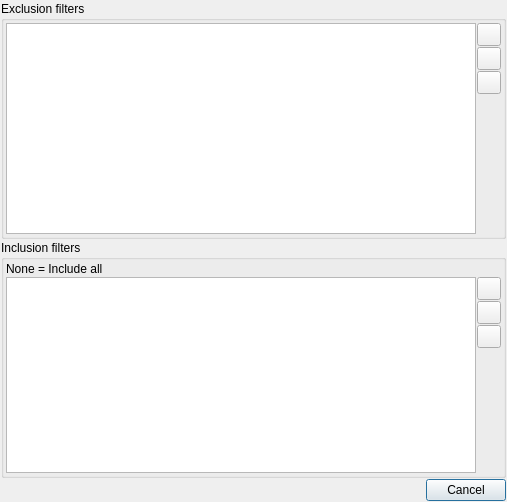
<?xml version="1.0" encoding="UTF-8"?>
<ui version="4.0">
 <class>Filters</class>
 <widget class="QDialog" name="Filters">
  <property name="geometry">
   <rect>
    <x>0</x>
    <y>0</y>
    <width>507</width>
    <height>502</height>
   </rect>
  </property>
  <property name="windowTitle">
   <string>Filters</string>
  </property>
  <property name="windowIcon">
   <iconset resource="copyEngineResources.qrc">
    <normaloff>:/CopyEngine/Ultracopier-Spec/resources/filter.png</normaloff>:/CopyEngine/Ultracopier-Spec/resources/filter.png</iconset>
  </property>
  <layout class="QVBoxLayout" name="verticalLayout">
   <property name="spacing">
    <number>1</number>
   </property>
   <property name="leftMargin">
    <number>1</number>
   </property>
   <property name="topMargin">
    <number>1</number>
   </property>
   <property name="rightMargin">
    <number>1</number>
   </property>
   <property name="bottomMargin">
    <number>1</number>
   </property>
   <item>
    <widget class="QGroupBox" name="groupBox">
     <property name="title">
      <string>Exclusion filters</string>
     </property>
     <layout class="QHBoxLayout" name="horizontalLayout_2">
      <property name="spacing">
       <number>1</number>
      </property>
      <property name="leftMargin">
       <number>2</number>
      </property>
      <property name="topMargin">
       <number>2</number>
      </property>
      <property name="rightMargin">
       <number>2</number>
      </property>
      <property name="bottomMargin">
       <number>2</number>
      </property>
      <item>
       <widget class="QListWidget" name="exclusion">
        <property name="selectionMode">
         <enum>QAbstractItemView::MultiSelection</enum>
        </property>
       </widget>
      </item>
      <item>
       <layout class="QVBoxLayout" name="verticalLayout_2">
        <item>
         <widget class="QToolButton" name="add_exclusion">
          <property name="icon">
           <iconset resource="copyEngineResources.qrc">
            <normaloff>:/CopyEngine/Ultracopier-Spec/resources/add.png</normaloff>:/CopyEngine/Ultracopier-Spec/resources/add.png</iconset>
          </property>
         </widget>
        </item>
        <item>
         <widget class="QToolButton" name="edit_exclusion">
          <property name="icon">
           <iconset resource="copyEngineResources.qrc">
            <normaloff>:/CopyEngine/Ultracopier-Spec/resources/edit.png</normaloff>:/CopyEngine/Ultracopier-Spec/resources/edit.png</iconset>
          </property>
         </widget>
        </item>
        <item>
         <widget class="QToolButton" name="remove_exclusion">
          <property name="icon">
           <iconset resource="copyEngineResources.qrc">
            <normaloff>:/CopyEngine/Ultracopier-Spec/resources/remove.png</normaloff>:/CopyEngine/Ultracopier-Spec/resources/remove.png</iconset>
          </property>
         </widget>
        </item>
        <item>
         <spacer name="verticalSpacer_2">
          <property name="orientation">
           <enum>Qt::Vertical</enum>
          </property>
          <property name="sizeHint" stdset="0">
           <size>
            <width>20</width>
            <height>40</height>
           </size>
          </property>
         </spacer>
        </item>
       </layout>
      </item>
     </layout>
    </widget>
   </item>
   <item>
    <widget class="QGroupBox" name="groupBox_2">
     <property name="title">
      <string>Inclusion filters</string>
     </property>
     <layout class="QVBoxLayout" name="verticalLayout_4">
      <property name="spacing">
       <number>1</number>
      </property>
      <property name="leftMargin">
       <number>2</number>
      </property>
      <property name="topMargin">
       <number>2</number>
      </property>
      <property name="rightMargin">
       <number>2</number>
      </property>
      <property name="bottomMargin">
       <number>2</number>
      </property>
      <item>
       <widget class="QLabel" name="label">
        <property name="text">
         <string>None = Include all</string>
        </property>
       </widget>
      </item>
      <item>
       <layout class="QHBoxLayout" name="horizontalLayout">
        <item>
         <widget class="QListWidget" name="inclusion">
          <property name="selectionMode">
           <enum>QAbstractItemView::MultiSelection</enum>
          </property>
         </widget>
        </item>
        <item>
         <layout class="QVBoxLayout" name="verticalLayout_3">
          <item>
           <widget class="QToolButton" name="add_inclusion">
            <property name="icon">
             <iconset resource="copyEngineResources.qrc">
              <normaloff>:/CopyEngine/Ultracopier-Spec/resources/add.png</normaloff>:/CopyEngine/Ultracopier-Spec/resources/add.png</iconset>
            </property>
           </widget>
          </item>
          <item>
           <widget class="QToolButton" name="edit_inclusion">
            <property name="icon">
             <iconset resource="copyEngineResources.qrc">
              <normaloff>:/CopyEngine/Ultracopier-Spec/resources/edit.png</normaloff>:/CopyEngine/Ultracopier-Spec/resources/edit.png</iconset>
            </property>
           </widget>
          </item>
          <item>
           <widget class="QToolButton" name="remove_inclusion">
            <property name="icon">
             <iconset resource="copyEngineResources.qrc">
              <normaloff>:/CopyEngine/Ultracopier-Spec/resources/remove.png</normaloff>:/CopyEngine/Ultracopier-Spec/resources/remove.png</iconset>
            </property>
           </widget>
          </item>
          <item>
           <spacer name="verticalSpacer">
            <property name="orientation">
             <enum>Qt::Vertical</enum>
            </property>
            <property name="sizeHint" stdset="0">
             <size>
              <width>20</width>
              <height>40</height>
             </size>
            </property>
           </spacer>
          </item>
         </layout>
        </item>
       </layout>
      </item>
     </layout>
    </widget>
   </item>
   <item>
    <layout class="QHBoxLayout" name="horizontalLayout_3">
     <item>
      <spacer name="horizontalSpacer">
       <property name="orientation">
        <enum>Qt::Horizontal</enum>
       </property>
       <property name="sizeHint" stdset="0">
        <size>
         <width>40</width>
         <height>20</height>
        </size>
       </property>
      </spacer>
     </item>
     <item>
      <widget class="QDialogButtonBox" name="buttonBox">
       <property name="standardButtons">
        <set>QDialogButtonBox::Cancel</set>
       </property>
      </widget>
     </item>
    </layout>
   </item>
  </layout>
 </widget>
 <resources>
  <include location="copyEngineResources.qrc"/>
 </resources>
 <connections/>
</ui>
